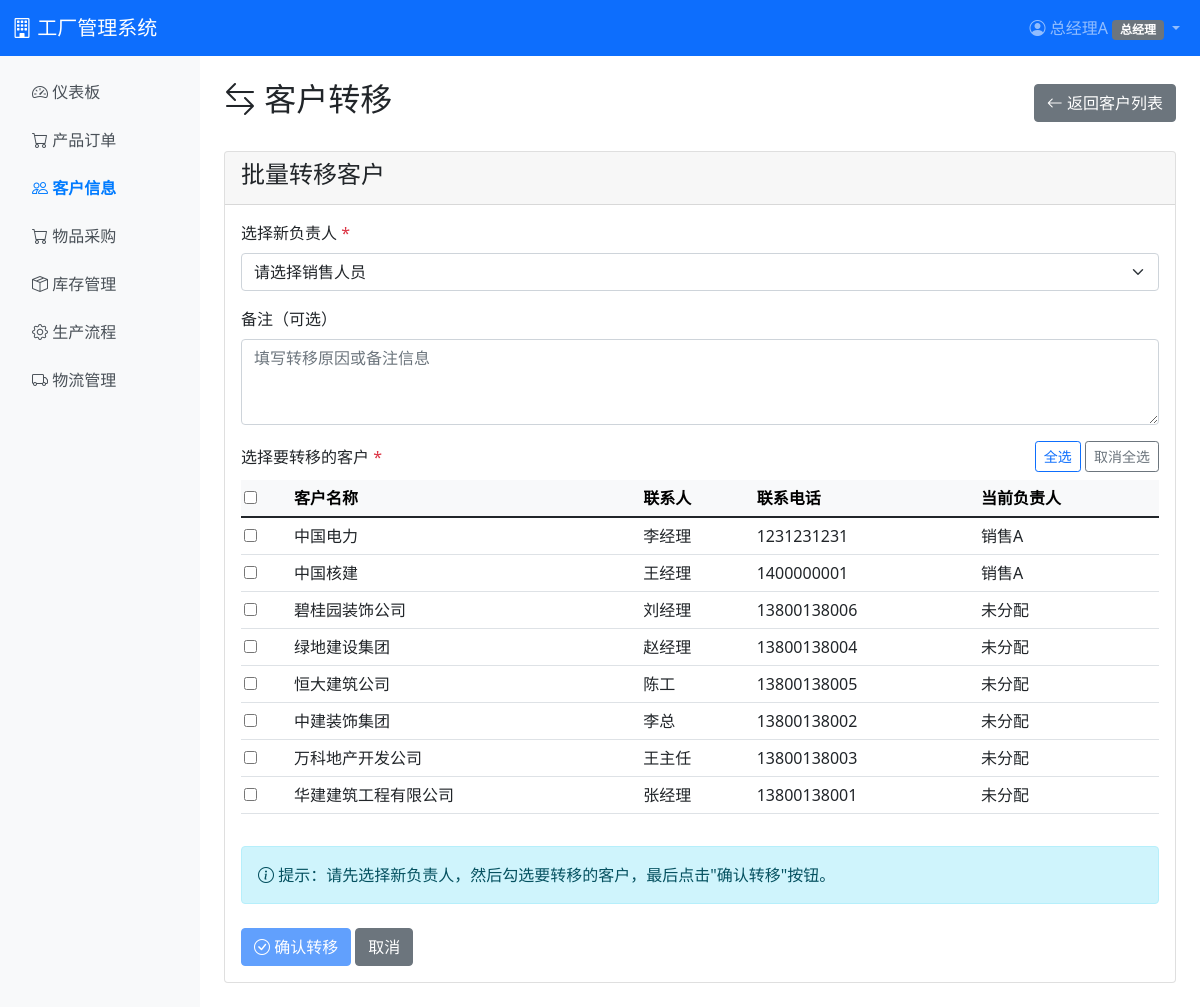
The app's page /inventory/customers/transfer/ (signed in), older data.
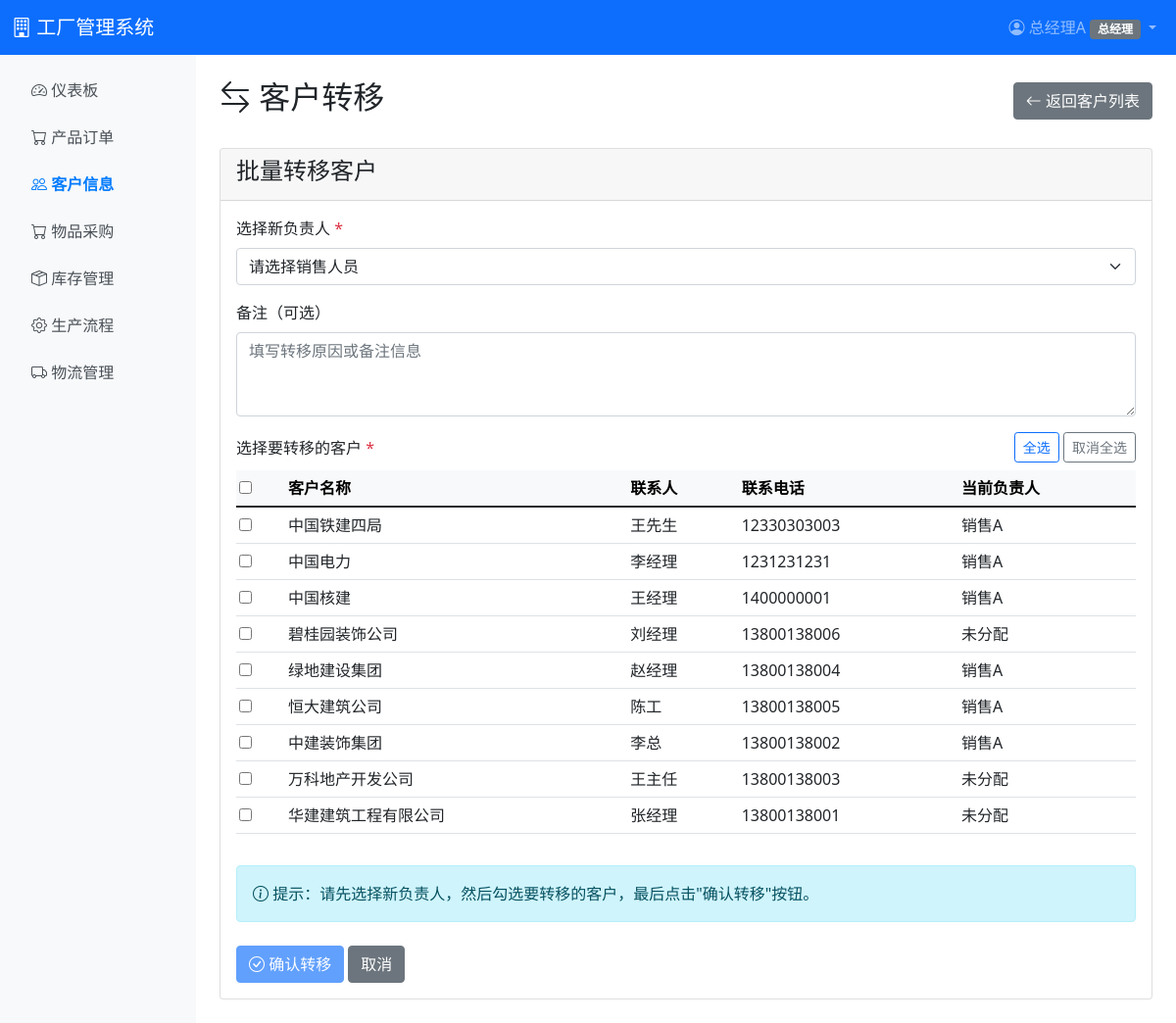
The same page, newer data.
### inventory/models.py (models this page shows, shortened)
class Customer(models.Model):
    CREDIT_LEVEL_CHOICES = [
        ('A', 'A级（优秀）'),
        ('B', 'B级（良好）'),
        ('C', 'C级（一般）'),
        ('D', 'D级（较差）'),
    ]
    EDIT_STATUS_CHOICES = [
        ('none', '无编辑申请'),
        ('pending', '待审批'),
        ('approved', '已审批'),
        ('rejected', '已拒绝'),
    ]
    DELETE_STATUS_CHOICES = [
        ('none', '无删除申请'),
        ('pending', '待审批'),
        ('approved', '已审批'),
        ('rejected', '已拒绝'),
    ]
    name = models.CharField(max_length=200, unique=True, verbose_name='客户名称')
    contact_person = models.CharField(max_length=100, verbose_name='联系人')
    phone = models.CharField(max_length=20, verbose_name='联系电话')
    address = models.TextField(verbose_name='地址')
    credit_level = models.CharField(max_length=1, choices=CREDIT_LEVEL_CHOICES, default='C', verbose_name='信用等级')
    created_by = models.ForeignKey('auth.User', on_delete=models.SET_NULL, null=True, blank=True, related_name='created_customers', verbose_name='负责人')
    created_at = models.DateTimeField(auto_now_add=True, verbose_name='创建时间')
    updated_at = models.DateTimeField(auto_now=True, verbose_name='更新时间')
    edit_status = models.CharField(max_length=20, choices=EDIT_STATUS_CHOICES, default='none', verbose_name='编辑审批状态')
    edit_pending_data = models.TextField(blank=True, verbose_name='待审批编辑数据')  # JSON格式存储待审批的数据
    edit_reason = models.TextField(blank=True, verbose_name='编辑原因')
    edit_requested_by = models.ForeignKey('auth.User', on_delete=models.SET_NULL, null=True, blank=True, related_name='customer_edit_requests', verbose_name='编辑申请人')
    edit_requested_at = models.DateTimeField(null=True, blank=True, verbose_name='编辑申请时间')
    edit_approved_by = models.ForeignKey('auth.User', on_delete=models.SET_NULL, null=True, blank=True, related_name='approved_customer_edits', verbose_name='编辑审批人')
    edit_approved_at = models.DateTimeField(null=True, blank=True, verbose_name='编辑审批时间')
    edit_reject_reason = models.TextField(blank=True, verbose_name='编辑拒绝原因')
    delete_status = models.CharField(max_length=20, choices=DELETE_STATUS_CHOICES, default='none', verbose_name='删除审批状态')
    delete_reason = models.TextField(blank=True, verbose_name='删除原因')
    delete_requested_by = models.ForeignKey('auth.User', on_delete=models.SET_NULL, null=True, blank=True, related_name='customer_delete_requests', verbose_name='删除申请人')
    delete_requested_at = models.DateTimeField(null=True, blank=True, verbose_name='删除申请时间')
    delete_approved_by = models.ForeignKey('auth.User', on_delete=models.SET_NULL, null=True, blank=True, related_name='approved_customer_deletes', verbose_name='删除审批人')
    delete_approved_at = models.DateTimeField(null=True, blank=True, verbose_name='删除审批时间')
    delete_reject_reason = models.TextField(blank=True, verbose_name='删除拒绝原因')
    class Meta:
        verbose_name = '客户'
        verbose_name_plural = '客户'
        ordering = ['-created_at']

### inventory/views.py (the view, shortened to what this page needs)
# urls.py: path('customers/transfer/', views.customer_transfer, name='customer_transfer'),
@login_required
@role_required('ceo', 'sales_mgr')
def customer_transfer(request):
    from django.contrib.auth.models import User
    customers = Customer.objects.select_related('created_by').all()
    if request.user.profile.role == 'sales' and not request.user.profile.has_permission('inventory.customer.manage'):
        customers = customers.filter(created_by=request.user)
    sales_users = User.objects.filter(profile__role='sales').order_by('username')
    context = {
        'customers': customers,
        'sales_users': sales_users,
    }
    return render(request, 'inventory/customer_transfer.html', context)

### templates/inventory/customer_transfer.html (shortened to what this page needs)
{% extends 'base.html' %}
{% block content %}
<div class="d-flex justify-content-between align-items-center mb-4">
    <h2><i class="bi bi-arrow-left-right"></i> 客户转移</h2>
    <a href="{% url 'inventory:customer_list' %}" class="btn btn-secondary">
        <i class="bi bi-arrow-left"></i> 返回客户列表
    </a>
</div>
<div class="card">
    <div class="card-header">
        <h4>批量转移客户</h4>
    </div>
    <div class="card-body">
        <form method="post" id="transferForm">
            <div class="mb-3">
                <label class="form-label">选择新负责人 <span class="text-danger">*</span></label>
                <select class="form-select" name="to_user" required>
                    <option value="">请选择销售人员</option>
                </select>
            </div>
            <div class="mb-3">
                <label class="form-label">备注（可选）</label>
                <textarea class="form-control" name="remark" rows="3" placeholder="填写转移原因或备注信息"></textarea>
            </div>
            <div class="mb-3">
                <div class="d-flex justify-content-between align-items-center mb-2">
                    <label class="form-label mb-0">选择要转移的客户 <span class="text-danger">*</span></label>
                    <div>
                        <button type="button" class="btn btn-sm btn-outline-primary" onclick="selectAll()">全选</button>
                        <button type="button" class="btn btn-sm btn-outline-secondary" onclick="deselectAll()">取消全选</button>
                    </div>
                </div>
                <div class="table-responsive" style="max-height: 500px; overflow-y: auto;">
                    <table class="table table-hover table-sm">
                        <thead class="table-light sticky-top">
                            <tr>
                                <th width="50">
                                    <input type="checkbox" id="selectAllCheckbox" onchange="toggleAll(this)">
                                </th>
                                <th>客户名称</th>
                                <th>联系人</th>
                                <th>联系电话</th>
                                <th>当前负责人</th>
                            </tr>
                        </thead>
                        <tbody>
                            {% for customer in customers %}
                            <tr>
                                <td>
                                    <input type="checkbox" name="customer_ids" value="{{ customer.pk }}" class="customer-checkbox">
                                </td>
                                <td>{{ customer.name }}</td>
                                <td>{{ customer.contact_person }}</td>
                                <td>{{ customer.phone }}</td>
                                <td>{{ customer.created_by.username|default:"未分配" }}</td>
                            </tr>
                            {% empty %}
                            <tr>
                                <td colspan="5" class="text-center text-muted">暂无客户数据</td>
                            </tr>
                            {% endfor %}
                        </tbody>
                    </table>
                </div>
            </div>
            <div class="alert alert-info">
                <i class="bi bi-info-circle"></i> 提示：请先选择新负责人，然后勾选要转移的客户，最后点击"确认转移"按钮。
            </div>
            <div class="mt-4">
                <button type="submit" class="btn btn-primary" id="submitBtn" disabled>
                    <i class="bi bi-check-circle"></i> 确认转移
                </button>
                <a href="{% url 'inventory:customer_list' %}" class="btn btn-secondary">取消</a>
            </div>
        </form>
    </div>
</div>
{% endblock %}

Row changes from the older to the newer data that the page shows:
added Customer: name "中国铁建四局", contact_person "王先生", phone "12330303003", created_by.username "销售A"
changed Customer "绿地建设集团": created_by.username "未分配" → "销售A"
changed Customer "恒大建筑公司": created_by.username "未分配" → "销售A"
changed Customer "中建装饰集团": created_by.username "未分配" → "销售A"
